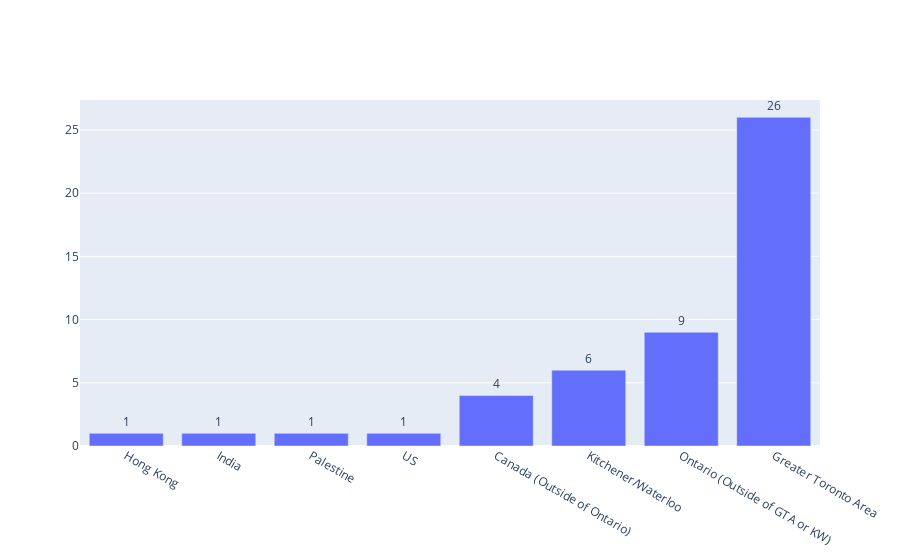

The code cell stored with this chart in its notebook:
### Markdown cell above
# Slide 6 - Where are you from?

### Code cell
labels = ['Canada (Outside of Ontario)', 'Greater Toronto Area', 'Hong Kong', 'India', 'Kitchener/Waterloo', 'Ontario (Outside of GTA or KW)', 'Palestine', 'US']
values = [4, 26, 1, 1, 6, 9, 1, 1]
colors = ['rgb(56, 75, 126)', 'rgb(18, 36, 37)', 'rbg(2, 25, 100)']
fig = go.Figure(data=[go.Bar(x=labels, y=values, text=values)])
fig.update_layout(xaxis={'categoryorder':'total ascending'})
fig.update_traces(texttemplate='%{text}', textposition='outside')
iplot(fig)

### Figure 1 — Plotly figure (JSON) as saved in the notebook; plotly's stock layout.template omitted (floating-point values rounded to 4 significant figures)
{"data": [{"text": ["4", "26", "1", "1", "6", "9", "1", "1"], "textposition": "outside", "texttemplate": "%{text}", "type": "bar", "x": ["Canada (Outside of Ontario)", "Greater Toronto Area", "Hong Kong", "India", "Kitchener/Waterloo", "Ontario (Outside of GTA or KW)", "Palestine", "US"], "y": [4, 26, 1, 1, 6, 9, 1, 1]}], "layout": {"xaxis": {"categoryorder": "total ascending"}}}
